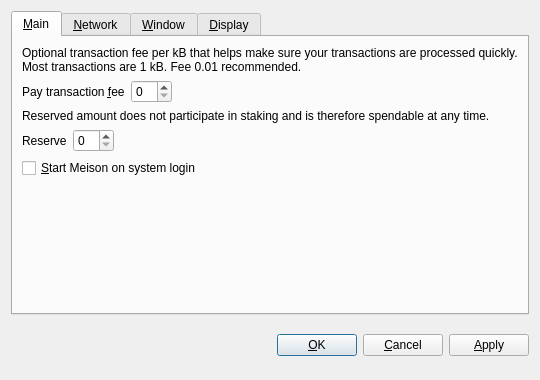
<?xml version="1.0" encoding="UTF-8"?>
<ui version="4.0">
 <class>OptionsDialog</class>
 <widget class="QDialog" name="OptionsDialog">
  <property name="geometry">
   <rect>
    <x>0</x>
    <y>0</y>
    <width>540</width>
    <height>380</height>
   </rect>
  </property>
  <property name="windowTitle">
   <string>Options</string>
  </property>
  <property name="modal">
   <bool>true</bool>
  </property>
  <layout class="QVBoxLayout" name="verticalLayout">
   <item>
    <widget class="QTabWidget" name="tabWidget">
     <property name="tabPosition">
      <enum>QTabWidget::North</enum>
     </property>
     <property name="currentIndex">
      <number>0</number>
     </property>
     <widget class="QWidget" name="tabMain">
      <attribute name="title">
       <string>&amp;Main</string>
      </attribute>
      <layout class="QVBoxLayout" name="verticalLayout_Main">
       <item>
        <widget class="QLabel" name="transactionFeeInfoLabel">
         <property name="text">
          <string>Optional transaction fee per kB that helps make sure your transactions are processed quickly. Most transactions are 1 kB. Fee 0.01 recommended.</string>
         </property>
         <property name="textFormat">
          <enum>Qt::PlainText</enum>
         </property>
         <property name="wordWrap">
          <bool>true</bool>
         </property>
        </widget>
       </item>
       <item>
        <layout class="QHBoxLayout" name="horizontalLayoutFee">
         <item>
          <widget class="QLabel" name="transactionFeeLabel">
           <property name="text">
            <string>Pay transaction &amp;fee</string>
           </property>
           <property name="textFormat">
            <enum>Qt::PlainText</enum>
           </property>
           <property name="buddy">
            <cstring>transactionFee</cstring>
           </property>
          </widget>
         </item>
         <item>
          <widget class="BitcoinAmountField" name="transactionFee"/>
         </item>
         <item>
          <spacer name="horizontalSpacerFee">
           <property name="orientation">
            <enum>Qt::Horizontal</enum>
           </property>
           <property name="sizeHint" stdset="0">
            <size>
             <width>40</width>
             <height>20</height>
            </size>
           </property>
          </spacer>
         </item>
        </layout>
       </item>
       <item>
        <widget class="QLabel" name="reserveBalanceInfoLabel">
         <property name="text">
          <string>Reserved amount does not participate in staking and is therefore spendable at any time.</string>
         </property>
         <property name="textFormat">
          <enum>Qt::PlainText</enum>
         </property>
         <property name="wordWrap">
          <bool>true</bool>
         </property>
        </widget>
       </item>
       <item>
        <layout class="QHBoxLayout" name="horizontalLayoutReserveBalance">
         <item>
          <widget class="QLabel" name="reserveBalanceLabel">
           <property name="text">
            <string>Reserve</string>
           </property>
           <property name="textFormat">
            <enum>Qt::PlainText</enum>
           </property>
           <property name="buddy">
            <cstring>reserveBalance</cstring>
           </property>
          </widget>
         </item>
         <item>
          <widget class="BitcoinAmountField" name="reserveBalance"/>
         </item>
         <item>
          <spacer name="horizontalSpacerReserveBalance">
           <property name="orientation">
            <enum>Qt::Horizontal</enum>
           </property>
           <property name="sizeHint" stdset="0">
            <size>
             <width>40</width>
             <height>20</height>
            </size>
           </property>
          </spacer>
         </item>
        </layout>
       </item>
       <item>
        <widget class="QCheckBox" name="bitcoinAtStartup">
         <property name="toolTip">
          <string>Automatically start Meison after logging in to the system.</string>
         </property>
         <property name="text">
          <string>&amp;Start Meison on system login</string>
         </property>
        </widget>
       </item>
       <item>
        <spacer name="verticalSpacer_Main">
         <property name="orientation">
          <enum>Qt::Vertical</enum>
         </property>
         <property name="sizeHint" stdset="0">
          <size>
           <width>20</width>
           <height>40</height>
          </size>
         </property>
        </spacer>
       </item>
      </layout>
     </widget>
     <widget class="QWidget" name="tabNetwork">
      <attribute name="title">
       <string>&amp;Network</string>
      </attribute>
      <layout class="QVBoxLayout" name="verticalLayout_Network">
       <item>
        <widget class="QCheckBox" name="mapPortUpnp">
         <property name="toolTip">
          <string>Automatically open the Meison client port on the router. This only works when your router supports UPnP and it is enabled.</string>
         </property>
         <property name="text">
          <string>Map port using &amp;UPnP</string>
         </property>
        </widget>
       </item>
       <item>
        <widget class="QCheckBox" name="connectSocks">
         <property name="toolTip">
          <string>Connect to the Meison network through a SOCKS proxy (e.g. when connecting through Tor).</string>
         </property>
         <property name="text">
          <string>&amp;Connect through SOCKS proxy:</string>
         </property>
        </widget>
       </item>
       <item>
        <layout class="QHBoxLayout" name="horizontalLayout_Network">
         <item>
          <widget class="QLabel" name="proxyIpLabel">
           <property name="text">
            <string>Proxy &amp;IP:</string>
           </property>
           <property name="textFormat">
            <enum>Qt::PlainText</enum>
           </property>
           <property name="buddy">
            <cstring>proxyIp</cstring>
           </property>
          </widget>
         </item>
         <item>
          <widget class="QValidatedLineEdit" name="proxyIp">
           <property name="maximumSize">
            <size>
             <width>140</width>
             <height>16777215</height>
            </size>
           </property>
           <property name="toolTip">
            <string>IP address of the proxy (e.g. 127.0.0.1)</string>
           </property>
          </widget>
         </item>
         <item>
          <widget class="QLabel" name="proxyPortLabel">
           <property name="text">
            <string>&amp;Port:</string>
           </property>
           <property name="textFormat">
            <enum>Qt::PlainText</enum>
           </property>
           <property name="buddy">
            <cstring>proxyPort</cstring>
           </property>
          </widget>
         </item>
         <item>
          <widget class="QLineEdit" name="proxyPort">
           <property name="maximumSize">
            <size>
             <width>55</width>
             <height>16777215</height>
            </size>
           </property>
           <property name="toolTip">
            <string>Port of the proxy (e.g. 9050)</string>
           </property>
          </widget>
         </item>
         <item>
          <widget class="QLabel" name="socksVersionLabel">
           <property name="text">
            <string>SOCKS &amp;Version:</string>
           </property>
           <property name="textFormat">
            <enum>Qt::PlainText</enum>
           </property>
           <property name="buddy">
            <cstring>socksVersion</cstring>
           </property>
          </widget>
         </item>
         <item>
          <widget class="QValueComboBox" name="socksVersion">
           <property name="toolTip">
            <string>SOCKS version of the proxy (e.g. 5)</string>
           </property>
          </widget>
         </item>
         <item>
          <spacer name="horizontalSpacer_Network">
           <property name="orientation">
            <enum>Qt::Horizontal</enum>
           </property>
           <property name="sizeHint" stdset="0">
            <size>
             <width>40</width>
             <height>20</height>
            </size>
           </property>
          </spacer>
         </item>
        </layout>
       </item>
       <item>
        <spacer name="verticalSpacer_Network">
         <property name="orientation">
          <enum>Qt::Vertical</enum>
         </property>
         <property name="sizeHint" stdset="0">
          <size>
           <width>20</width>
           <height>40</height>
          </size>
         </property>
        </spacer>
       </item>
      </layout>
     </widget>
     <widget class="QWidget" name="tabWindow">
      <attribute name="title">
       <string>&amp;Window</string>
      </attribute>
      <layout class="QVBoxLayout" name="verticalLayout_Window">
       <item>
        <widget class="QCheckBox" name="minimizeToTray">
         <property name="toolTip">
          <string>Show only a tray icon after minimizing the window.</string>
         </property>
         <property name="text">
          <string>&amp;Minimize to the tray instead of the taskbar</string>
         </property>
        </widget>
       </item>
       <item>
        <widget class="QCheckBox" name="minimizeOnClose">
         <property name="toolTip">
          <string>Minimize instead of exit the application when the window is closed. When this option is enabled, the application will be closed only after selecting Quit in the menu.</string>
         </property>
         <property name="text">
          <string>M&amp;inimize on close</string>
         </property>
        </widget>
       </item>
       <item>
        <spacer name="verticalSpacer_Window">
         <property name="orientation">
          <enum>Qt::Vertical</enum>
         </property>
         <property name="sizeHint" stdset="0">
          <size>
           <width>20</width>
           <height>40</height>
          </size>
         </property>
        </spacer>
       </item>
      </layout>
     </widget>
     <widget class="QWidget" name="tabDisplay">
      <attribute name="title">
       <string>&amp;Display</string>
      </attribute>
      <layout class="QVBoxLayout" name="verticalLayout_Display">
       <item>
        <layout class="QHBoxLayout" name="horizontalLayout_1_Display">
         <item>
          <widget class="QLabel" name="langLabel">
           <property name="text">
            <string>User Interface &amp;language:</string>
           </property>
           <property name="textFormat">
            <enum>Qt::PlainText</enum>
           </property>
           <property name="buddy">
            <cstring>lang</cstring>
           </property>
          </widget>
         </item>
         <item>
          <widget class="QValueComboBox" name="lang">
           <property name="toolTip">
            <string>The user interface language can be set here. This setting will take effect after restarting Meison.</string>
           </property>
          </widget>
         </item>
        </layout>
       </item>
       <item>
        <layout class="QHBoxLayout" name="horizontalLayout_2_Display">
         <item>
          <widget class="QLabel" name="unitLabel">
           <property name="text">
            <string>&amp;Unit to show amounts in:</string>
           </property>
           <property name="textFormat">
            <enum>Qt::PlainText</enum>
           </property>
           <property name="buddy">
            <cstring>unit</cstring>
           </property>
          </widget>
         </item>
         <item>
          <widget class="QValueComboBox" name="unit">
           <property name="toolTip">
            <string>Choose the default subdivision unit to show in the interface and when sending coins.</string>
           </property>
          </widget>
         </item>
        </layout>
       </item>
       <item>
        <widget class="QCheckBox" name="displayAddresses">
         <property name="toolTip">
          <string>Whether to show Meison addresses in the transaction list or not.</string>
         </property>
         <property name="text">
          <string>&amp;Display addresses in transaction list</string>
         </property>
        </widget>
       </item>
       <item>
        <widget class="QCheckBox" name="coinControlFeatures">
         <property name="toolTip">
          <string>Whether to show coin control features or not.</string>
         </property>
         <property name="text">
          <string>Display coin &amp;control features (experts only!)</string>
         </property>
        </widget>
       </item>
       <item>
        <spacer name="verticalSpacer_Display">
         <property name="orientation">
          <enum>Qt::Vertical</enum>
         </property>
         <property name="sizeHint" stdset="0">
          <size>
           <width>20</width>
           <height>40</height>
          </size>
         </property>
        </spacer>
       </item>
      </layout>
     </widget>
    </widget>
   </item>
   <item>
    <layout class="QHBoxLayout" name="horizontalLayout_Buttons">
     <item>
      <spacer name="horizontalSpacer_1">
       <property name="orientation">
        <enum>Qt::Horizontal</enum>
       </property>
       <property name="sizeHint" stdset="0">
        <size>
         <width>40</width>
         <height>48</height>
        </size>
       </property>
      </spacer>
     </item>
     <item>
      <widget class="QLabel" name="statusLabel">
       <property name="font">
        <font>
         <weight>75</weight>
         <bold>true</bold>
        </font>
       </property>
       <property name="text">
        <string/>
       </property>
       <property name="textFormat">
        <enum>Qt::PlainText</enum>
       </property>
       <property name="wordWrap">
        <bool>true</bool>
       </property>
      </widget>
     </item>
     <item>
      <spacer name="horizontalSpacer_2">
       <property name="orientation">
        <enum>Qt::Horizontal</enum>
       </property>
       <property name="sizeHint" stdset="0">
        <size>
         <width>40</width>
         <height>48</height>
        </size>
       </property>
      </spacer>
     </item>
     <item>
      <widget class="QPushButton" name="okButton">
       <property name="text">
        <string>&amp;OK</string>
       </property>
      </widget>
     </item>
     <item>
      <widget class="QPushButton" name="cancelButton">
       <property name="text">
        <string>&amp;Cancel</string>
       </property>
       <property name="autoDefault">
        <bool>false</bool>
       </property>
      </widget>
     </item>
     <item>
      <widget class="QPushButton" name="applyButton">
       <property name="text">
        <string>&amp;Apply</string>
       </property>
       <property name="autoDefault">
        <bool>false</bool>
       </property>
      </widget>
     </item>
    </layout>
   </item>
  </layout>
 </widget>
 <customwidgets>
  <customwidget>
   <class>BitcoinAmountField</class>
   <extends>QSpinBox</extends>
   <header>bitcoinamountfield.h</header>
  </customwidget>
  <customwidget>
   <class>QValueComboBox</class>
   <extends>QComboBox</extends>
   <header>qvaluecombobox.h</header>
  </customwidget>
  <customwidget>
   <class>QValidatedLineEdit</class>
   <extends>QLineEdit</extends>
   <header>qvalidatedlineedit.h</header>
  </customwidget>
 </customwidgets>
 <resources/>
 <connections/>
</ui>
